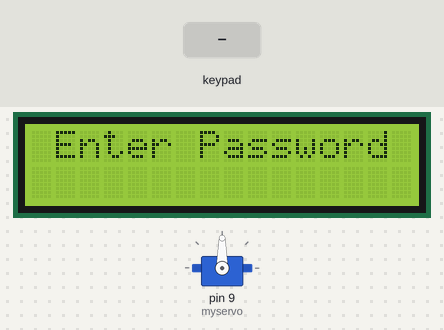
The sketch below on a simulated Arduino Uno, built with avr-gcc and run on an emulated ATmega328P. Shown: servo, 16×2 character LCD. The inputs (shaded band) are chosen by the test bench.

Above: at 4.5 s.
4.6 s: keypad keys 1 2 3 4 5 6 # pressed 0.4 s apart
At 7.6 s:
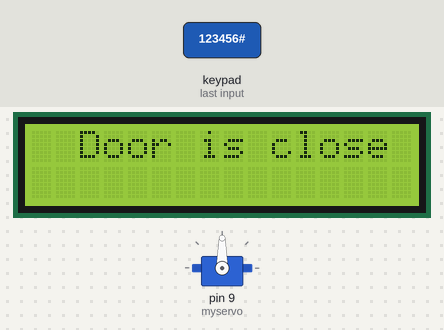
8.9 s: key 'A' pressed
At 10.1 s:
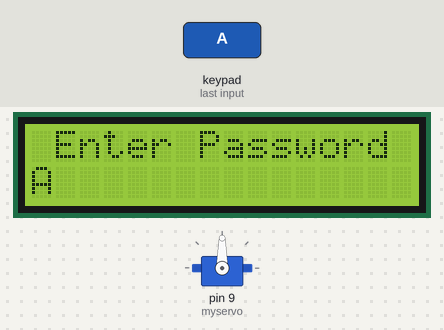
10.4 s: keypad keys 1 2 3 4 5 6 * pressed 0.4 s apart
At 13.9 s:
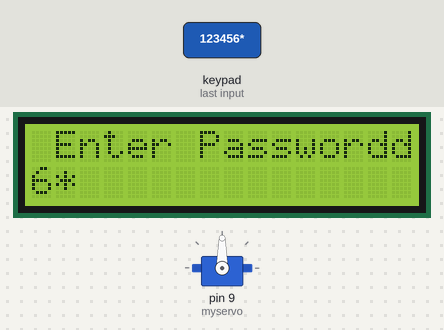
14.7 s: key 'B' pressed
At 15.9 s:
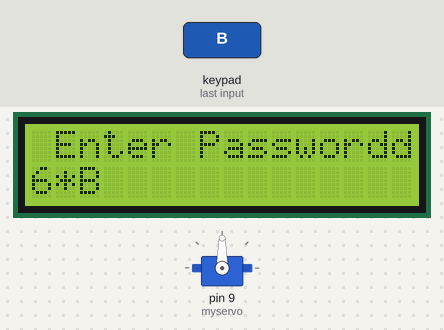
16.2 s: key 'C' pressed
At 17.0 s:
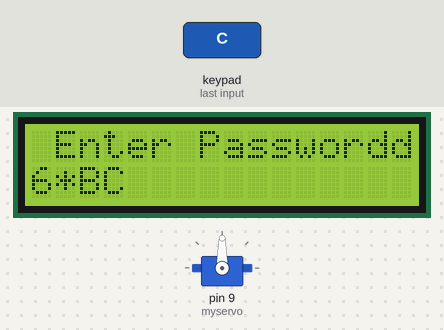
17.7 s: keypad keys 1 2 3 4 5 6 A pressed 0.4 s apart
At 21.2 s:
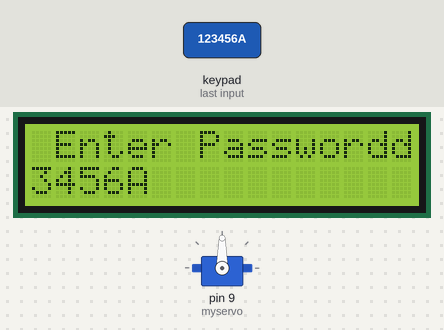
Timing chart, 0 to 22.7 s (numbered marks = the images above; inputs shaded):
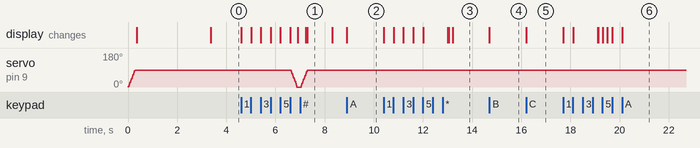

The sketch:

4x4_keypad_servo_doorlock.ino
```cpp
#include <Keypad.h>
#include <LiquidCrystal.h>
#include <Servo.h>
Servo myservo;
LiquidCrystal lcd(A0, A1, A2, A3, A4, A5);
#define Password_Lenght 7
int pos = 0;
char Data[Password_Lenght];
char Master[Password_Lenght] = "123456";
byte data_count = 0, master_count = 0;
bool Pass_is_good;
char customKey;
const byte ROWS = 4;
const byte COLS = 4;
char keys[ROWS][COLS] = {
  {'1', '2', '3', 'A'},
  {'4', '5', '6', 'B'},
  {'7', '8', '9', 'C'},
  {'*', '0', '#', 'D'}
};
bool door = true;
byte rowPins[ROWS] = {1, 2, 3, 4};
byte colPins[COLS] = {5, 6, 7, 8};
Keypad customKeypad( makeKeymap(keys), rowPins, colPins, ROWS, COLS);
void setup()
{
  myservo.attach(9);
  ServoClose();
  lcd.begin(16, 2);
  lcd.print(" Arduino Door");
  lcd.setCursor(0, 1);
  lcd.print("--Lock project--");
  delay(3000);
  lcd.clear();
}
void loop()
{
  if (door == 0)
  {
    customKey = customKeypad.getKey();
    if (customKey == '#')
    {
      lcd.clear();
      ServoClose();
      lcd.print("  Door is close");
      delay(1000);
      door = 1;
    }
  }
  else Open();
}
void clearData()
{
  while (data_count != 0)
  {
    Data[data_count--] = 0;
  }
  return;
}
void ServoOpen()
{
  for (pos = 90; pos >= 0; pos -= 5) { // goes from 0 degrees to 180 degrees
    // in steps of 1 degree
    myservo.write(pos);              // tell servo to go to position in variable 'pos'
    delay(15);                       // waits 15ms for the servo to reach the position
  }
}
void ServoClose()
{
  for (pos = 0; pos <= 90; pos += 5) { // goes from 180 degrees to 0 degrees
    myservo.write(pos);              // tell servo to go to position in variable 'pos'
    delay(15);                       // waits 15ms for the servo to reach the position
  }
}
void Open()
{
  lcd.setCursor(0, 0);
  lcd.print(" Enter Password");
  customKey = customKeypad.getKey();
  if (customKey) // makes sure a key is actually pressed, equal to (customKey != NO_KEY)
  {
    Data[data_count] = customKey; // store char into data array
    lcd.setCursor(data_count, 1); // move cursor to show each new char
    lcd.print(Data[data_count]); // print char at said cursor
    data_count++; // increment data array by 1 to store new char, also keep track of the number of chars entered
  }
  if (data_count == Password_Lenght - 1) // if the array index is equal to the number of expected chars, compare data to master
  {
    if (!strcmp(Data, Master)) // equal to (strcmp(Data, Master) == 0)
    {
      lcd.clear();
      ServoOpen();
      lcd.print("  Door is Open");
      door = 0;
    }
    else
    {
      lcd.clear();
      lcd.print("  Wrong Password");
      delay(1000);
      door = 1;
    }
    clearData();
  }
  else{}

}
```

Measured:
- after the input at 4.6 s, the display: first changes at once (image 1 shows a later state)
- after the input at 8.9 s, the display: changes at once (image 2)
- after the input at 10.4 s, the display: first changes at once (image 3 shows a later state)
- after the input at 14.7 s, the display: changes at once (image 4)
- after the input at 16.2 s, the display: changes at once (image 5)
- after the input at 17.7 s, the display: first changes at once (image 6 shows a later state)
- what the display in image 1 shows lasts 1.0 s, from 7.3 s to 8.3 s
